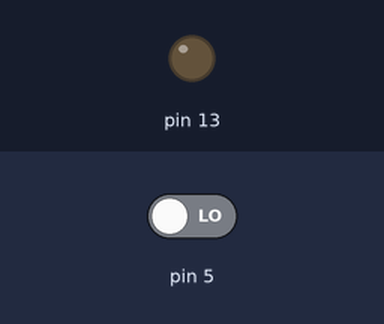
A sketch run on a simulated Arduino Uno, built with avr-gcc and run on an emulated ATmega328P. Shown: output pins drawn as LEDs (lit = HIGH). The test bench sets the inputs (shaded band); at power-on: pin 5 LOW.

Above: at 1.2 s.
1.3 s: pin 5 driven HIGH
At 1.8 s:
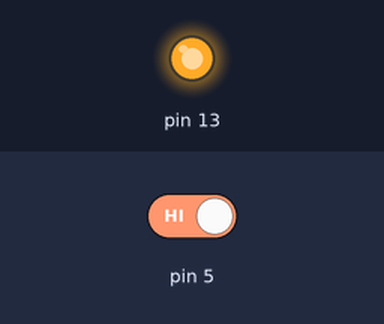
2.8 s: pin 5 driven LOW
At 4.2 s:
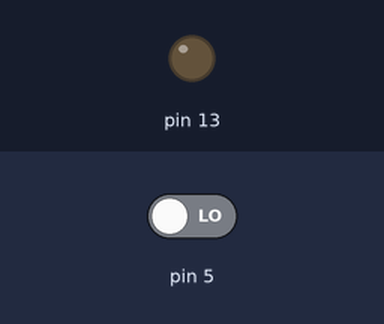
Timing chart, 0 to 5.8 s (numbered marks = the images above; inputs shaded):
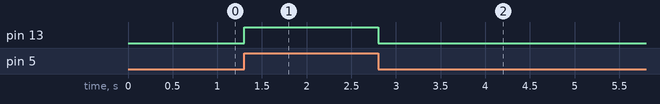

The sketch:

stunning_crift_bombul1.ino
```cpp
int pirsensor = 0;

void setup()
{
  pinMode(5,INPUT);
  pinMode(13,OUTPUT);
}

void loop()
{

 pirsensor = digitalRead(5);
 if(pirsensor == HIGH)
 {
   digitalWrite(13,HIGH);
 }
 else
 {
   digitalWrite(13,LOW);
 }

 delay(10);
}
```

Measured:
- after the input at 1.3 s, pin 13: LOW → HIGH at once
- after the input at 2.8 s, pin 13: HIGH → LOW at once
